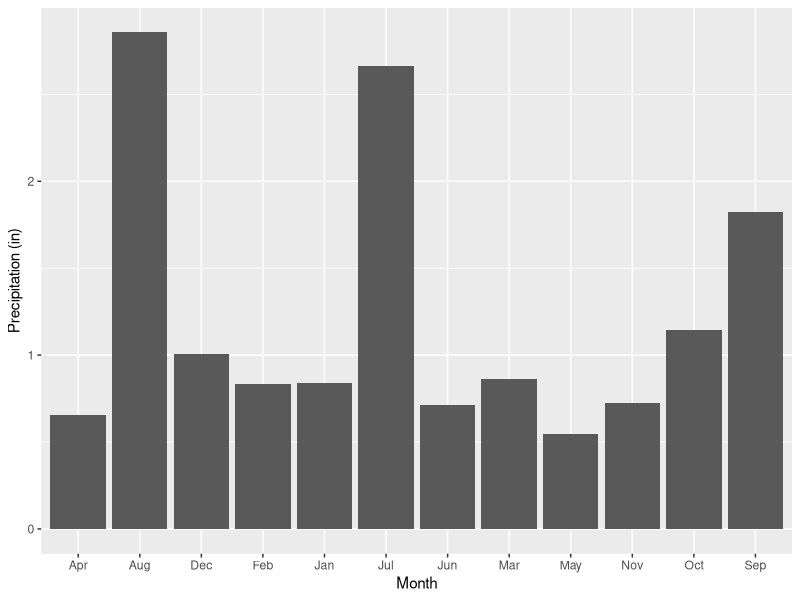
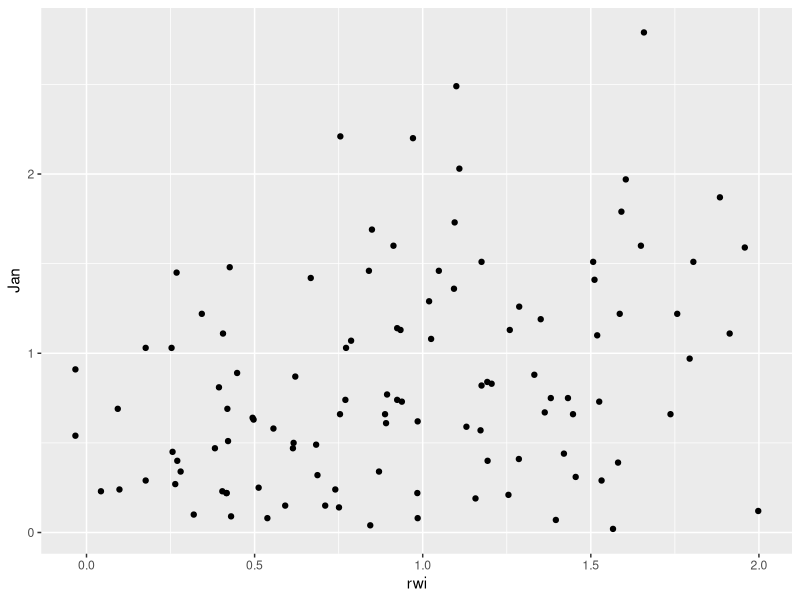
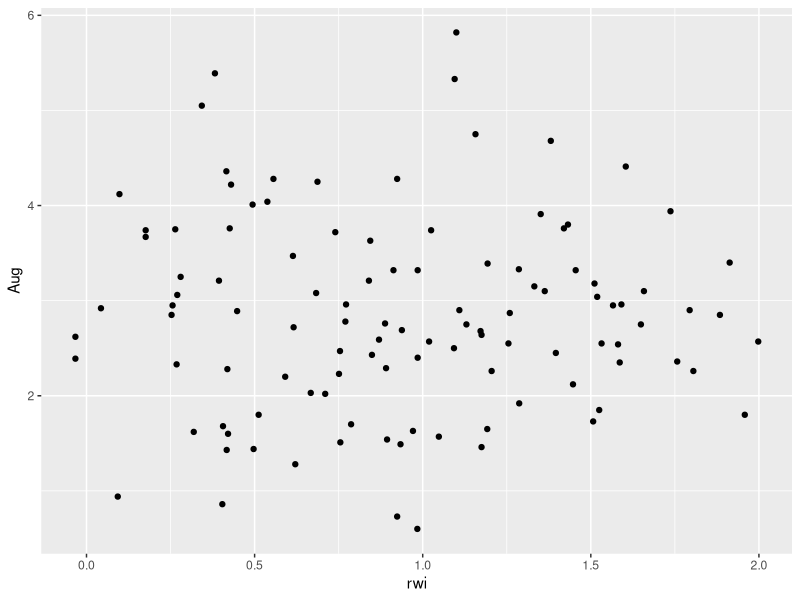
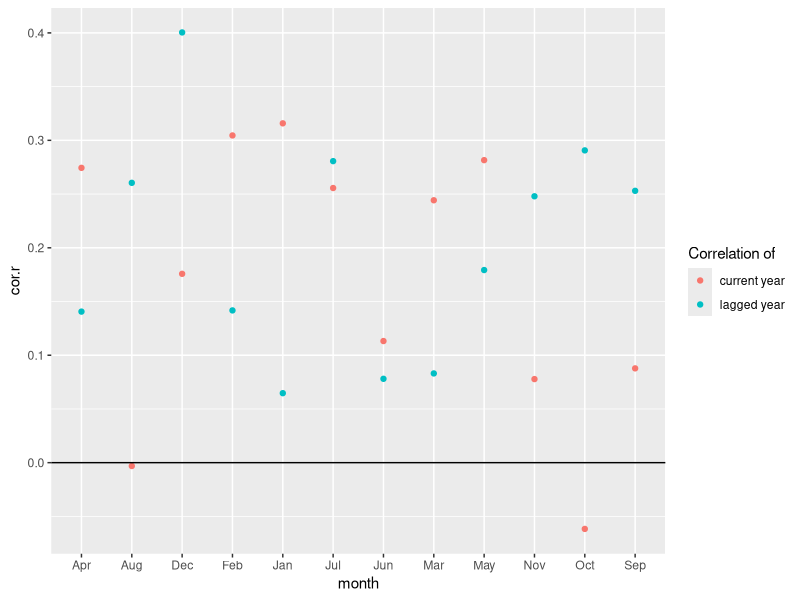

Reproduce these figures in R, in order.
## ---- chunk 1
setwd("~/Documents/GEOG415/klandolt/homework2/")
library(ggplot2)
library(dplyr)
library(tidyr)
library(magrittr)
precip <- read.csv('data/precip.csv')
rwi <- read.csv('data/rwi.csv')
## ---- chunk 2
temp.data <- gather(data=precip, key=month, value=precip, -year)
temp.data$precip[temp.data$precip<0]<- NA
tidy.precip <- arrange(temp.data, year, month)
temp.data <- mutate(tidy.precip, date.str = paste(year, month, '01'))
temp.data <- mutate(temp.data, date=as.Date(date.str, '%Y %B %d'))
temp.data <- group_by(tidy.precip, month)
temp.data <- summarize(temp.data, precip=mean(precip, na.rm=TRUE))
ggplot(temp.data, aes(month, precip)) + geom_bar(stat='identity') + labs(y='Precipitation (in)', x='Month')
## ---- chunk 3

rwi.precip <- left_join(precip, rwi, by='year')
ggplot(data=rwi.precip) + geom_point(aes(x=rwi, y=Jan))
## ---- chunk 4
rwi.precip <- left_join(precip, rwi, by='year')
ggplot(data=rwi.precip) + geom_point(aes(x=rwi, y=Aug))

## ---- chunk 5
tidy.precip <- gather(data=precip, key=month, value=precip, -year) %>%
  arrange(year,month) %>%
  filter(precip >= 0)
rwi.precip <- left_join(rwi, tidy.precip,  by='year') %>% filter(year >= 1895)
cor <- rwi.precip %>% group_by(month) %>% summarise(r=cor(rwi,precip))
cor1 <- rwi.precip %>% group_by(month) %>% summarise(r=cor(rwi, precip, use='complete.obs'))
corlag <- rwi.precip %>% group_by(month) %>% summarize(r = cor(rwi, lag(precip),use='complete.obs'))
totcor <- left_join(cor, corlag, by='month')
colnames(totcor) <- c("month", "cor.r", "corlag.r")
ggplot(data=totcor) + geom_point(aes(x=month, y=cor.r, color='current year')) + geom_point(aes(x=month, y=corlag.r, color='lagged year')) + labs(color='Correlation of') + geom_abline(intercept=0, slope=0)
